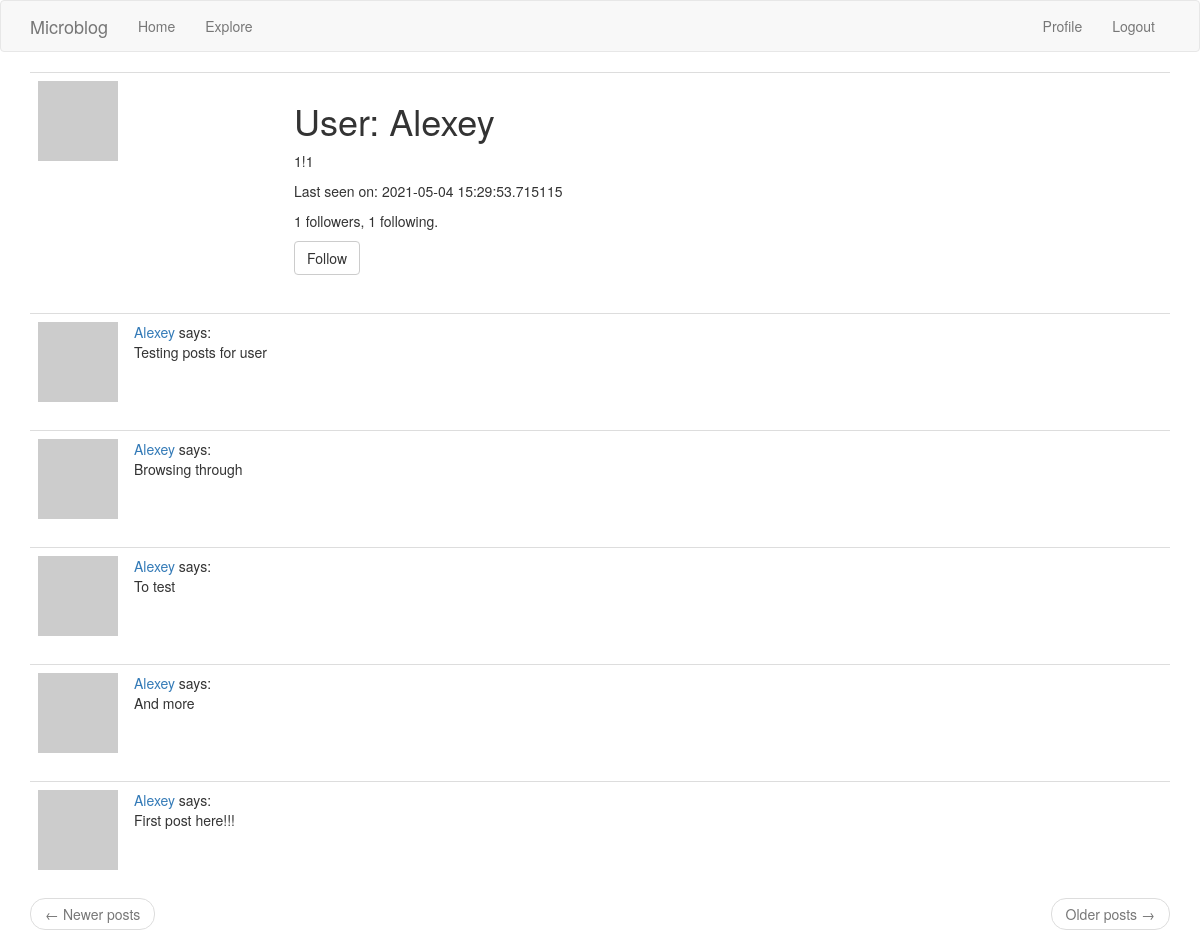
The page /user/Alexey (signed in) on the database its author committed.
### app/models.py (models this page shows, shortened)
class User(UserMixin, db.Model):
    id = db.Column(db.Integer, primary_key=True)
    username = db.Column(db.String(64), index=True, unique=True)
    email = db.Column(db.String(128))
    password_hash = db.Column(db.String(128))
    posts = db.relationship('Post', backref='author', lazy='dynamic')
    about_me = db.Column(db.String(104))
    last_seen = db.Column(db.DateTime, default=datetime.utcnow)
    followed = db.relationship(
        'User', secondary=followers,
        primaryjoin=(followers.c.follower_id == id),
        secondaryjoin=(followers.c.followed_id == id),
        backref=db.backref('followers', lazy='dynamic'),
        lazy='dynamic'
    )
    def avatar(self, size):
        digest = md5(self.email.lower().encode('utf-8')).hexdigest()
        return f'https://www.gravatar.com/avatar/{digest}?d=identicon&s={size}'
    def is_following(self, user):
        return self.followed.filter(
            followers.c.followed_id == user.id).count() > 0

class Post(db.Model):
    id = db.Column(db.Integer, primary_key=True)
    body = db.Column(db.String(140))
    timestamp = db.Column(db.DateTime, index=True, default=datetime.utcnow)
    user_id = db.Column(db.Integer, db.ForeignKey('user.id'))

### app/views.py (the view)
@app.route('/user/<username>')
@login_required
def user(username):
    form = EmptyForm()
    user = User.query.filter_by(username=username).first_or_404()
    posts = Post.query.filter_by(user_id=user.id).order_by(Post.timestamp.desc()).paginate(
        1, app.config['POSTS_PER_PROFILE'], False)
    if posts.has_next:
        next_url = url_for('explore', page=posts.next_num)
    else:
        next_url = None
    if posts.has_prev:
        prev_url = url_for('explore', page=posts.prev_num)
    else:
        prev_url = None
    return render_template('user.html', user=user, posts=posts.items, next_url=next_url, prev_url=prev_url, form=form)

### app/forms.py
class EmptyForm(FlaskForm):
    submit = SubmitField('Submit')

### app/models.py (called while the page is built)
@login.user_loader
def load_user(id):
    return User.query.get(int(id))

### app/views.py (called while the page is built)
@app.before_request
def before_request():
    if current_user.is_authenticated:
        current_user.last_seen = datetime.utcnow()
        db.session.commit()

### app/templates/user.html (shortened to what this page needs)
{% extends "base.html" %}
{% block app_content %}
    <table class="table table-hover">
        <tr>
            <td width="256px"><img src="{{ user.avatar(256) }}"></td>
            <td>
                <h1>User: {{ user.username }}</h1>
                {% if user.about_me %}<p>{{ user.about_me }}</p>{% endif %}
                {% if user.last_seen %}<p>Last seen on: {{ user.last_seen }}</p>{% endif %}
                <p>{{ user.followers.count() }} followers, {{ user.followed.count() }} following.</p>
                {% if user == current_user %}
                <p><a href="{{ url_for('edit_profile') }}">Edit your profile</a></p>
                {% elif not current_user.is_following(user) %}
                <p>
                    <form action="{{ url_for('follow', username=user.username) }}" method="post">
                        {{ form.submit(value='Follow', class_='btn btn-default') }}
                    </form>
                </p>
                {% endif %}
            </td>
        </tr>
    </table>
    {% for post in posts %}
        {% include '_post.html' %}
    {% endfor %}
    <nav aria-label="...">
        <ul class="pager">
            <li class="previous{% if not prev_url %} disabled{% endif %}">
                <a href="{{ prev_url or '#' }}">
                    <span aria-hidden="true">&larr;</span> Newer posts
                </a>
            </li>
            <li class="next{% if not next_url %} disabled{% endif %}">
                <a href="{{ next_url or '#' }}">
                    Older posts <span aria-hidden="true">&rarr;</span>
                </a>
            </li>
        </ul>
    </nav>
{% endblock %}

### app/templates/_post.html
<table class="table table-hover">
    <tr>
        <td width="70px">
            <a href="{{ url_for('user', username=post.author.username) }}">
                <img src="{{ post.author.avatar(70) }}" />
            </a>
        </td>
        <td>
            <a href="{{ url_for('user', username=post.author.username) }}">
                {{ post.author.username }}
            </a>
            says:
            <br>
            {{ post.body }}
        </td>
    </tr>
</table>

### rows shown on the page
User: username "Alexey", about_me "1!1", last_seen "2021-05-04 15:29:53.715115"
Post: author.username "Alexey", body "Testing posts for user"
Post: author.username "Alexey", body "Browsing through"
Post: author.username "Alexey", body "To test"
Post: author.username "Alexey", body "And more"
Post: author.username "Alexey", body "First post here!!!"

### other values the page prints
{{ user.followers.count() }} "1"
{{ user.followed.count() }} "1"
